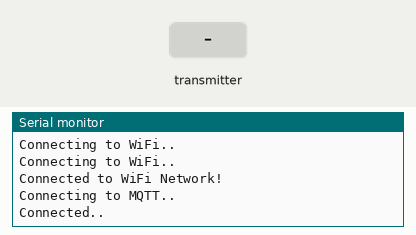
The sketch below on a simulated ESP8266 (NodeMCU). On the bench: the last lines printed to the serial monitor. The inputs (shaded band) are chosen by the test bench. WiFi joins after 1.5 s; servers stay silent unless stated; no MQTT or app messages arrive unless stated.

Above: at 2.7 s.
2.8 s: the transmitter starts sending a = 0
At 3.11 s:
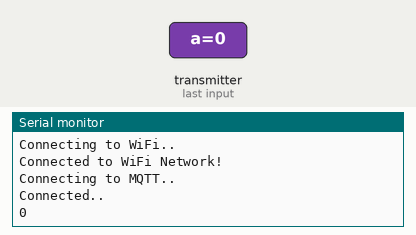
4.8 s: the transmitter starts sending b = 1
At 5.11 s:
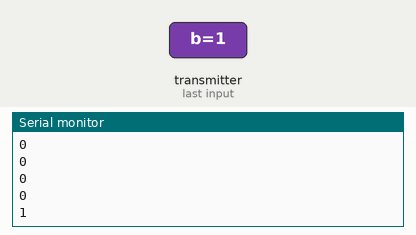

Measured:
- after the input at 2.8 s, the serial monitor: prints a new line at once (image 1)
- after the input at 4.8 s, the serial monitor: prints a new line at once (image 2)

The sketch:

espnow-mqtt_receiver.ino
```cpp
/*
The code sets up an ESP8266 WiFi module to connect to a WiFi network and a MQTT broker.
It initializes the ESP-NOW protocol to receive data packets from a sender node. Once data is received,
it is published to a specified MQTT topic using the PubSubClient library.
The MQTT broker can then be subscribed to this topic to receive the published data.

The code also contains a callback function that executes when data is received.
The received data is then printed to the serial monitor for debugging purposes.

Finally, the code runs in a loop that restarts the ESP8266 module after a specified time delay.
*/

/* Getting the Libraries */
#include<ESP8266WiFi.h>
#include<PubSubClient.h>
#include<SPI.h>
#include<espnow.h>

/* Variables */
unsigned long lastTime = 0;
unsigned long timerDelay = 60000;

/* Reciever's Data: Must match the Sender's Data Structure */
typedef struct struct_message{
  char a[32];
  char b[32];
}Message;

/*
Fetching the crucial data required for connecting to WiFi and MQTT
*/
// IPAddress
IPAddress ip(192, 168, 4, 45);
IPAddress gateway(192, 168, 4, 1);
IPAddress subnet(255, 255, 255, 0);
IPAddress dns1(8, 8, 8, 8);
IPAddress dns2(8, 8, 4, 4);

// Creating a Message
Message message;

// Credentials
const char* ssid = "ESP-SoftAP";
const char* wifi_passwd = "thereisnospoon";

// MQTT
const char* mqtt_server = "192.168.4.4";
const char* mqtt_topic = "test_1";
const char* mqtt_username = "pi-101";
const char* mqtt_passwd = "pi";
const char* clientID = "ESP-004";

/*
Creating a WiFiClient (as previously done in https://github.com/rsiyanwal/Handling-Motion-Sensor-With-ESPNOW)
and a PubSubClient library instance to set up MQTT
*/
WiFiClient wifi_client;
PubSubClient client(mqtt_server, 1883, wifi_client);

/*
Publishing a Message to MQTT Topic when received.
*/
void OnDataRecv(uint8_t *mac, uint8_t *incomingData, uint8_t len){
  memcpy(&message, incomingData, sizeof(message));
  Serial.println(message.a);
  Serial.println(message.b);
  client.publish(mqtt_topic, message.a);
  client.publish(mqtt_topic, message.b);
  client.subscribe(mqtt_topic);
}

/*
Setting up the serial monitor, connecting to WiFi, configuring the MQTT server, subscribing to a topic,
initializing ESP-NOW, and registering a callback function
*/
void setup(){
  Serial.begin(115200);
  WiFi.begin(ssid);

  while(WiFi.status() != WL_CONNECTED){
    delay(500);
    Serial.println("Connecting to WiFi..");
  }
  Serial.println("Connected to WiFi Network!");
  client.setServer(mqtt_server, 1883);
  client.setCallback(callback);

  while(!client.connected()){
    Serial.println("Connecting to MQTT..");
    if(client.connect(clientID, mqtt_username, mqtt_passwd)){
      Serial.println("Connected..");
    }else{
      Serial.print("Failed with state ");
      Serial.print(client.state());
      delay(2000);
    }
  }
  client.publish(mqtt_topic, "Hello Raspberry Pi..");
  client.subscribe(mqtt_topic);

  WiFi.mode(WIFI_STA);
  // Initialize ESP-NOW
  if(esp_now_init() != 0){
    Serial.println("Error initializing ESP-NOW");
    return;
  }

  // Registering Receiver for Recv Packets
  esp_now_set_self_role(ESP_NOW_ROLE_SLAVE);
  esp_now_register_recv_cb(OnDataRecv);
}

// Callback!
void callback(char* topic, byte* payload, unsigned int length){
  Serial.print("Message arrived in the topic ");
  Serial.println(topic);
  Serial.print("Message");
  for(int i = 0; i < length; i++){
    Serial.print((char)payload[i]);
  }
  Serial.println();
  Serial.println("_______________");
}

/*
The loop is designed to restart the NodeMCU after a specified time period.
We have observed that when the NodeMCU is running with both ESP-NOW and MQTT protocols,
it can freeze if no data is sent by the sensor for an extended period of time.
To ensure the system remains operational, we restart the NodeMCU periodically.
However, this process incurs an overhead of approximately 5 seconds for the NodeMCU to restart and reconnect to the WiFi network.
*/
void loop(){
  if((millis() - lastTime) > timerDelay){
    ESP.restart();
    lastTime = millis();
  }
}
```
